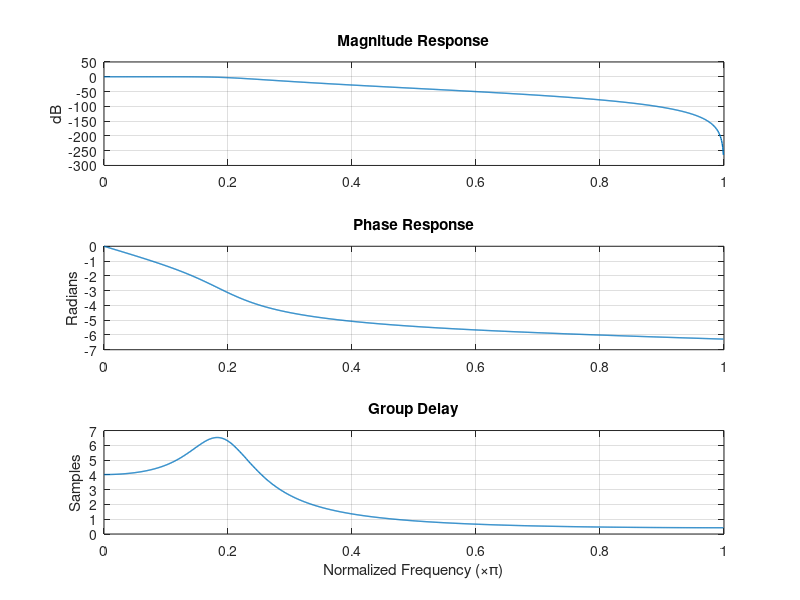

Recreate this plot in MATLAB.
%% 8) Phase and Group Delay demo
clear; clc; close all;

% Example filter
[b,a] = butter(4, 0.2);

% Phase
[H,w] = freqz(b, a, 1024);
theta = angle(H);

figure;
subplot(3,1,1);
plot(w/pi, 20*log10(abs(H)+eps), 'LineWidth', 1); grid on;
title('Magnitude Response'); ylabel('dB');

subplot(3,1,2);
plot(w/pi, unwrap(theta), 'LineWidth', 1); grid on;
title('Phase Response'); ylabel('Radians');

subplot(3,1,3);
[gd, wgd] = grpdelay(b, a, 1024);
plot(wgd/pi, gd, 'LineWidth', 1); grid on;
title('Group Delay'); xlabel('Normalized Frequency (\times\pi)'); ylabel('Samples');
